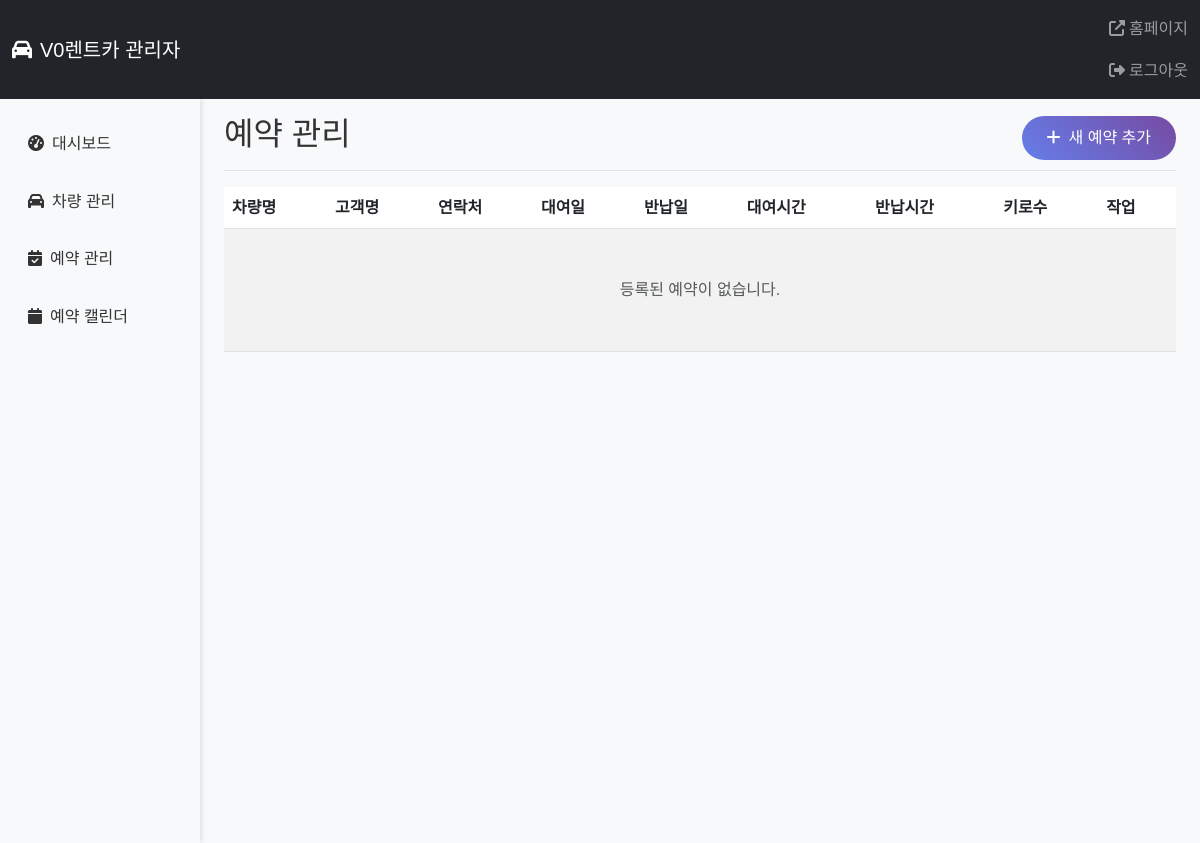
The app's page /admin/reservations (signed in), older data.
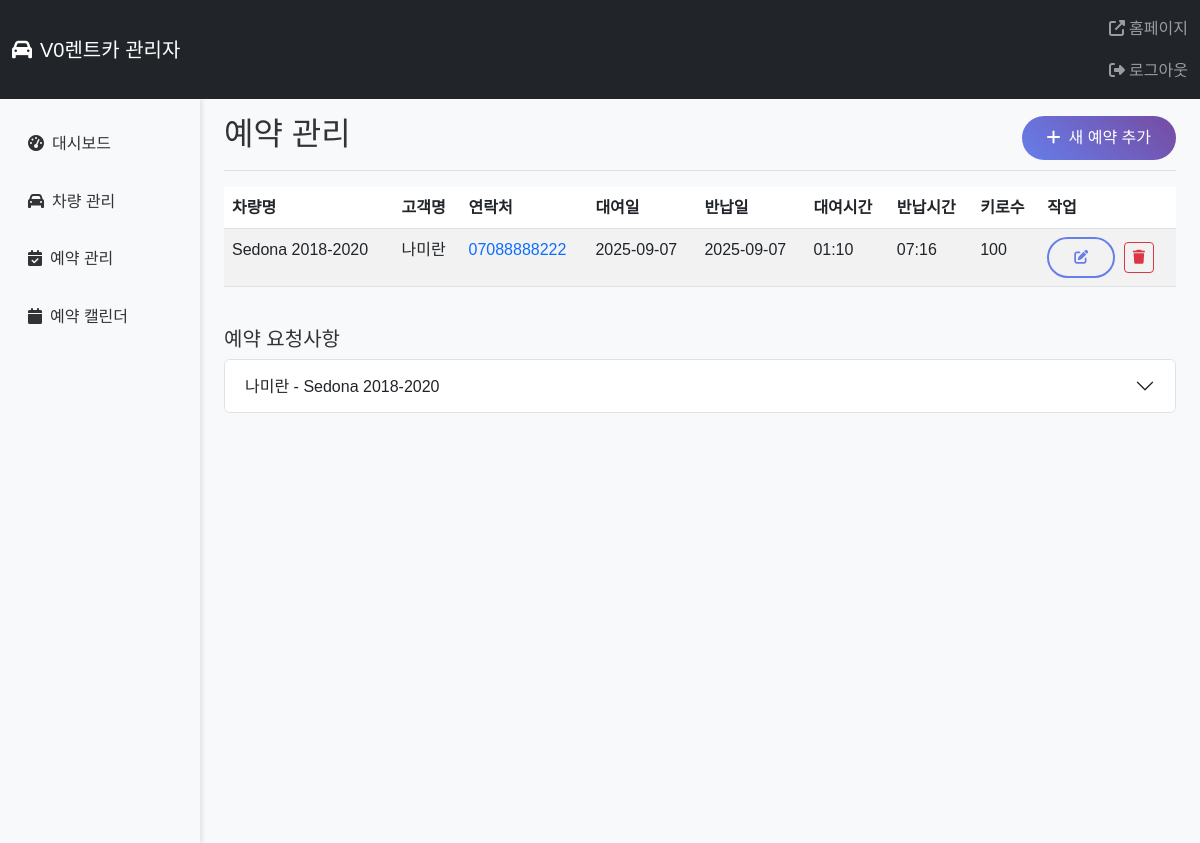
The same page, newer data.
### models.py (models this page shows, shortened)
class Reservation(db.Model):
    id = db.Column(db.Integer, primary_key=True)
    car_id = db.Column(db.Integer, db.ForeignKey('car.id'), nullable=False)
    customer_name = db.Column(db.String(100), nullable=False)
    customer_phone = db.Column(db.String(20), nullable=False)
    customer_email = db.Column(db.String(120))
    rental_date = db.Column(db.Date, nullable=False)
    return_date = db.Column(db.Date, nullable=False)
    rental_time = db.Column(db.Time, nullable=False)
    return_time = db.Column(db.Time, nullable=False)
    kilometers = db.Column(db.Integer)
    notes = db.Column(db.Text)
    created_at = db.Column(db.DateTime, default=datetime.utcnow)
    car = db.relationship('Car', backref=db.backref('reservations', lazy=True))

class Car(db.Model):
    id = db.Column(db.Integer, primary_key=True)
    name = db.Column(db.String(100), nullable=False)
    description = db.Column(db.Text)
    price_2h = db.Column(db.Integer, nullable=False)  # Price in VND
    price_4h = db.Column(db.Integer, nullable=False)
    price_8h = db.Column(db.Integer, nullable=False)
    images = db.Column(db.Text)  # JSON string of image paths
    created_at = db.Column(db.DateTime, default=datetime.utcnow)

### routes.py (the view)
    def decorated_function(*args, **kwargs):
        if 'admin_logged_in' not in session:
            return redirect(url_for('admin_login'))
        return f(*args, **kwargs)

### routes.py (called while the page is built)
def admin_required(f):
    def decorated_function(*args, **kwargs):
        if 'admin_logged_in' not in session:
            return redirect(url_for('admin_login'))
        return f(*args, **kwargs)
    decorated_function.__name__ = f.__name__
    return decorated_function

@app.route('/admin/reservations')
@admin_required
def admin_reservations():
    reservations = Reservation.query.join(Car).all()
    return render_template('admin/reservations.html', reservations=reservations)

### templates/admin/reservations.html (shortened to what this page needs)
{% extends "admin/base.html" %}
{% block content %}
<div class="d-flex justify-content-between flex-wrap flex-md-nowrap align-items-center pt-3 pb-2 mb-3 border-bottom">
    <h1 class="h2">예약 관리</h1>
    <a href="{{ url_for('admin_reservation_add') }}" class="btn btn-primary">
        <i class="fas fa-plus me-2"></i>새 예약 추가
    </a>
</div>
<div class="table-responsive">
    <table class="table table-striped table-hover">
        <thead>
            <tr>
                <th>차량명</th>
                <th>고객명</th>
                <th>연락처</th>
                <th>대여일</th>
                <th>반납일</th>
                <th>대여시간</th>
                <th>반납시간</th>
                <th>키로수</th>
                <th>작업</th>
            </tr>
        </thead>
        <tbody>
            {% for reservation in reservations %}
                <tr>
                    <td>{{ reservation.car.name }}</td>
                    <td>{{ reservation.customer_name }}</td>
                    <td>
                        <a href="tel:{{ reservation.customer_phone }}" class="text-decoration-none">
                            {{ reservation.customer_phone }}
                        </a>
                    </td>
                    <td>{{ reservation.rental_date.strftime('%Y-%m-%d') }}</td>
                    <td>{{ reservation.return_date.strftime('%Y-%m-%d') }}</td>
                    <td>{{ reservation.rental_time.strftime('%H:%M') }}</td>
                    <td>{{ reservation.return_time.strftime('%H:%M') }}</td>
                    <td>{{ reservation.kilometers or '-' }}</td>
                    <td>
                        <a href="{{ url_for('admin_reservation_edit', reservation_id=reservation.id) }}"
                           class="btn btn-sm btn-outline-primary me-1">
                            <i class="fas fa-edit"></i>
                        </a>
                        <a href="{{ url_for('admin_reservation_delete', reservation_id=reservation.id) }}"
                           class="btn btn-sm btn-outline-danger"
                           onclick="return confirm('정말로 이 예약을 삭제하시겠습니까?')">
                            <i class="fas fa-trash"></i>
                        </a>
                    </td>
                </tr>
            {% else %}
                <tr>
                    <td colspan="9" class="text-center text-muted py-5">
                        등록된 예약이 없습니다.
                    </td>
                </tr>
            {% endfor %}
        </tbody>
    </table>
</div>
{% if reservations %}
    <div class="mt-4">
        <h5>예약 요청사항</h5>
        <div class="accordion" id="notesAccordion">
            {% for reservation in reservations %}
                {% if reservation.notes %}
                    <div class="accordion-item">
                        <h2 class="accordion-header">
                            <button class="accordion-button collapsed" type="button"
                                    data-bs-toggle="collapse" data-bs-target="#notes{{ reservation.id }}">
                                {{ reservation.customer_name }} - {{ reservation.car.name }}
                            </button>
                        </h2>
                    </div>
                {% endif %}
            {% endfor %}
        </div>
    </div>
{% endif %}
{% endblock %}

Row changes from the older to the newer data that the page shows:
added Reservation: car.name "Sedona 2018-2020", customer_name "나미란", customer_phone "07088888222", rental_date "2025-09-07", return_date "2025-09-07", rental_time "01:10", return_time "07:16", kilometers "100"
Text that changed along with them:
text no longer shown: "등록된 예약이 없습니다."
text now shown: "예약 요청사항"
